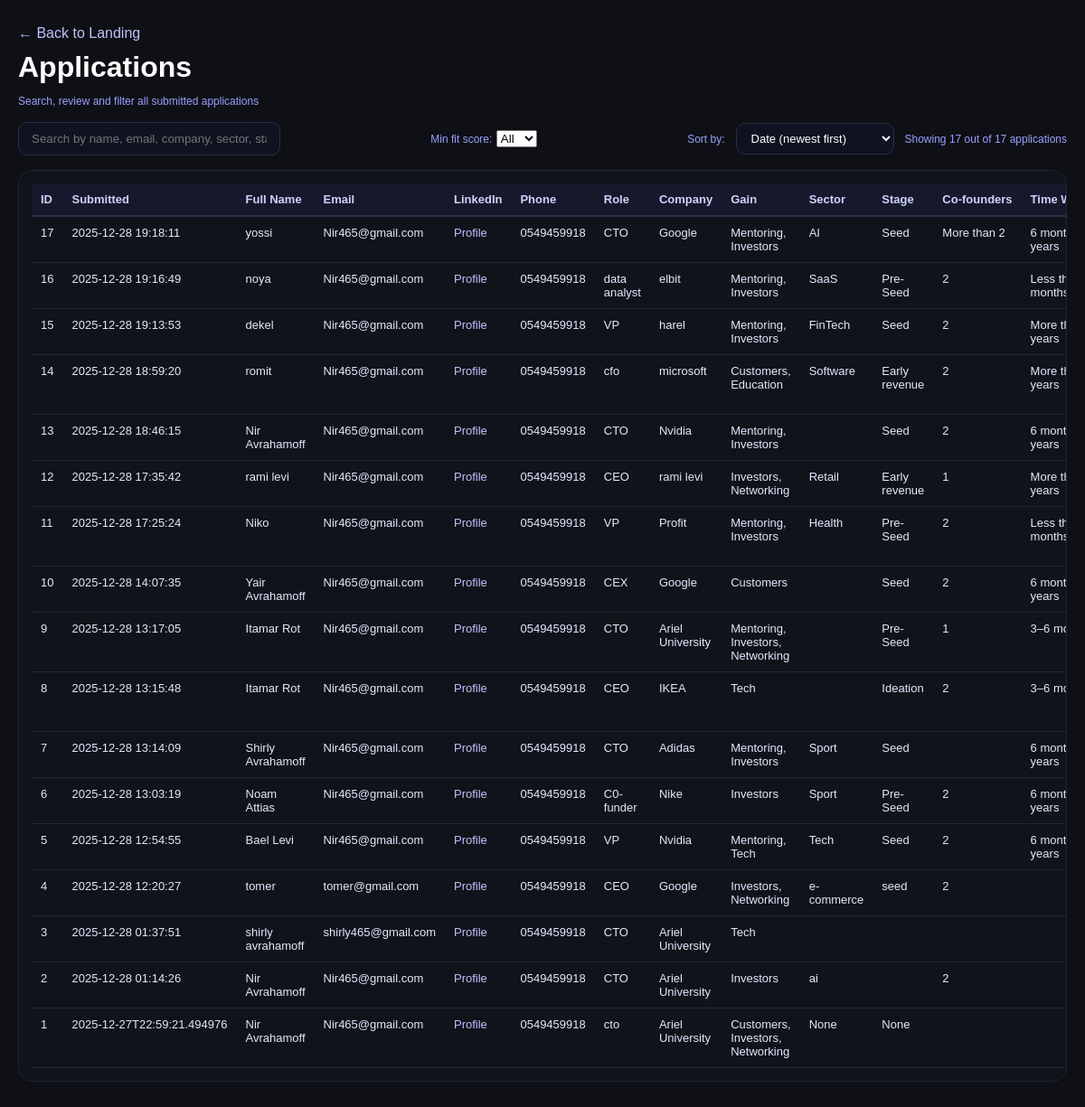
The page /admin on the database its author committed.
### tables this page shows
CREATE TABLE applications (
            id INTEGER PRIMARY KEY AUTOINCREMENT,
            submitted_at TEXT,

            full_name TEXT,
            email TEXT,
            linkedin TEXT,
            phone TEXT,

            role_in_company TEXT,
            company_name TEXT,

            gain_from_program TEXT,
            primary_sector TEXT,
            startup_stage TEXT,

            cofounders_count INTEGER,
            time_working_on_startup TEXT,
            cofounders_details TEXT,

            company_founded_date TEXT,
            startup_description TEXT,
            team_unique TEXT,
            current_customers TEXT,
            goals_next_6_months TEXT,

            raised_funding TEXT,
            funding_from_whom TEXT,
            revenue_past_year TEXT,

            website_link TEXT,
            participated_accelerator TEXT,
            heard_about_us TEXT,
            additional_info TEXT
        );

### app.py (the view)
@app.route("/admin")
def admin():
    sort_by = request.args.get("sort", "date")
    min_score = request.args.get("min_score")
    conn = get_db_connection()
    raw_rows = conn.execute("SELECT * FROM applications").fetchall()
    conn.close()
    rows = []
    for r in raw_rows:
        row_dict = dict(r)
        row_dict["fit_score"] = calculate_fit_score(row_dict)
        rows.append(row_dict)
    if min_score and min_score.isdigit():
        min_score = int(min_score)
        rows = [r for r in rows if r["fit_score"] >= min_score]
    if sort_by == "fit":
        rows.sort(key=lambda x: x["fit_score"], reverse=True)
    else:
        rows.sort(key=lambda x: x["submitted_at"], reverse=True)
    return render_template(
        "admin.html",
        rows=rows,
        total_count=len(raw_rows),
        filtered_count=len(rows),
        min_score=min_score
    )

### app.py (called while the page is built)
def get_db_connection():
    conn = sqlite3.connect(DB_PATH)
    conn.row_factory = sqlite3.Row
    return conn

def calculate_fit_score(data):
    score = 0
    stage = data.get("startup_stage")
    if stage in ["Pre-Seed", "Seed"]:
        score += 2
    elif stage == "Early revenue":
        score += 1
    founders_raw = data.get("cofounders_count", "0")
    try:
        founders = int(founders_raw)
    except (ValueError, TypeError):
        founders = 0
    if founders >= 2:
        score += 2
    elif founders == 1:
        score += 1
    time_active = data.get("time_working_on_startup")
    if time_active == "lt_3":
        score += 0
    elif time_active == "3_6":
        score += 2
    elif time_active == "6_24":
        score += 4
    elif time_active == "gt_24":
        score += 2
    if data.get("current_customers"):
        score += 1
    if data.get("raised_funding") == "Yes":
        score += 1
    return score

### templates/admin.html (shortened to what this page needs)
<!doctype html>
<html lang="en">
<head>
</head>
<body>
<div class="wrap">
  <a href="{{ url_for('landing') }}">← Back to Landing</a>
  <h1>Applications</h1>
  <p class="small">Search, review and filter all submitted applications</p>
      <div class="toolbar">
        <div class="search-box">
          <input
            type="text"
            id="searchInput"
            placeholder="Search by name, email, company, sector, stage..."
            onkeyup="filterTable()"
          />
        </div>
        <form method="get">
          <label class="small">Min fit score:</label>
          <select name="min_score" onchange="this.form.submit()">
            <option value="">All</option>
          </select>
        </form>
        <div style="display:flex; gap:12px; align-items:center;">
          <div class="small">Sort by:</div>
          <select onchange="location = this.value" style="padding:8px 12px; border-radius:10px; background:#0f1220; color:white; border:1px solid #2a2f4a; font-size:13px;">
            <option value="/admin?sort=date{% if min_score %}&min_score={{ min_score }}{% endif %}"
              {% if sort_by == 'date' %}selected{% endif %}>
              Date (newest first)
            </option>
          </select>
          <div class="small">
            Showing {{ filtered_count }} out of {{ total_count }} applications
          </div>
        </div>
</div>
  <div class="card">
    <table id="applicationsTable">
   <thead>
    <tr>
      <th>ID</th>
      <th>Submitted</th>
      <th>Full Name</th>
      <th>Email</th>
      <th>LinkedIn</th>
      <th>Phone</th>
      <th>Role</th>
      <th>Company</th>
      <th>Gain</th>
      <th>Sector</th>
      <th>Stage</th>
      <th>Co-founders</th>
      <th>Time Working</th>
    </tr>
  </thead>
      <tbody>
        <tbody>
          {% for r in rows %}
          <tr>
            <td class="nowrap">{{ r.id }}</td>
            <td class="nowrap">{{ r.submitted_at }}</td>
            <td>{{ r.full_name }}</td>
            <td>{{ r.email }}</td>
            <td>
              {% if r.linkedin %}
                <a href="{{ r.linkedin }}" target="_blank">Profile</a>
              {% endif %}
            </td>
            <td class="nowrap">{{ r.phone }}</td>
            <td>{{ r.role_in_company }}</td>
            <td>{{ r.company_name }}</td>
            <td>{{ r.gain_from_program }}</td>
            <td>{{ r.primary_sector }}</td>
            <td>{{ r.startup_stage }}</td>
            <td class="nowrap">
              {% if r.cofounders_count == 1 %}
                1
              {% elif r.cofounders_count == 2 %}
                2
              {% elif r.cofounders_count == 3 %}
                More than 2
              {% endif %}
            </td>
            <td>
              {% if r.time_working_on_startup == "lt_3" %}
                Less than 3 months
              {% elif r.time_working_on_startup == "3_6" %}
                3–6 months
              {% elif r.time_working_on_startup == "6_24" %}
                6 months – 2 years
              {% elif r.time_working_on_startup == "gt_24" %}
                More than 2 years
              {% endif %}
            </td>
          </tr>
          {% endfor %}
          </tbody>
    </table>
  </div>
</div>
</body>
</html>

### templates/admin.html (style rules this page uses)
body { font-family: Arial, sans-serif; margin: 0; background: #0e1015; color: #fff; }
.wrap { max-width: 1600px; margin: 0 auto; padding: 28px 20px; }
a { color: #bfc4ff; text-decoration: none; }
h1 { margin: 10px 0 6px; }
.toolbar { display: flex; justify-content: space-between; align-items: center; margin: 16px 0; gap: 16px; flex-wrap: wrap; }
.search-box input { padding: 10px 14px; border-radius: 10px; border: 1px solid #2a2f4a; background: #0f1220; color: #fff; min-width: 260px; }
.card { background: #11131a; border: 1px solid #22263a; border-radius: 16px; padding: 14px; overflow-x: auto; }
table { width: 100%; border-collapse: collapse; min-width: 1500px; }
thead th { position: sticky; top: 0; background: #15192b; z-index: 2; font-size: 13px; color: #cfd3ff; text-align: left; padding: 10px; border-bottom: 2px solid #2a2f4a; white-space: nowrap; }
tbody td { padding: 10px; font-size: 13px; vertical-align: top; border-bottom: 1px solid #22263a; color: #e5e7ff; }
.small { font-size: 12px; color: #9aa0ff; }
.nowrap { white-space: nowrap; }

### rows shown on the page
applications: id "17", submitted_at "2025-12-28 19:18:11", full_name "yossi", email "Nir465@gmail.com", phone "0549459918", role_in_company "CTO", company_name "Google", gain_from_program "Mentoring, Investors", primary_sector "AI", startup_stage "Seed", cofounders_count "More than 2", time_working_on_startup "6"
applications: id "16", submitted_at "2025-12-28 19:16:49", full_name "noya", email "Nir465@gmail.com", phone "0549459918", role_in_company "data analyst", company_name "elbit", gain_from_program "Mentoring, Investors", primary_sector "SaaS", startup_stage "Pre-Seed", cofounders_count "2", time_working_on_startup "Less…"
applications: id "15", submitted_at "2025-12-28 19:13:53", full_name "dekel", email "Nir465@gmail.com", phone "0549459918", role_in_company "VP", company_name "harel", gain_from_program "Mentoring, Investors", primary_sector "FinTech", startup_stage "Seed", cofounders_count "2", time_working_on_startup "More"
applications: id "14", submitted_at "2025-12-28 18:59:20", full_name "romit", email "Nir465@gmail.com", phone "0549459918", role_in_company "cfo", company_name "microsoft", gain_from_program "Customers, Education", primary_sector "Software", startup_stage "Early revenue", cofounders_count "2", time_working_on_startup "More"
applications: id "13", submitted_at "2025-12-28 18:46:15", full_name "Nir Avrahamoff", email "Nir465@gmail.com", phone "0549459918", role_in_company "CTO", company_name "Nvidia", gain_from_program "Mentoring, Investors", startup_stage "Seed", cofounders_count "2", time_working_on_startup "6"
applications: id "12", submitted_at "2025-12-28 17:35:42", full_name "rami levi", email "Nir465@gmail.com", phone "0549459918", role_in_company "CEO", company_name "rami levi", gain_from_program "Investors, Networking", primary_sector "Retail", startup_stage "Early revenue", cofounders_count "1", time_working_on_startup "More"
applications: id "11", submitted_at "2025-12-28 17:25:24", full_name "Niko", email "Nir465@gmail.com", phone "0549459918", role_in_company "VP", company_name "Profit", gain_from_program "Mentoring, Investors", primary_sector "Health", startup_stage "Pre-Seed", cofounders_count "2", time_working_on_startup "Less…"
applications: id "10", submitted_at "2025-12-28 14:07:35", full_name "Yair Avrahamoff", email "Nir465@gmail.com", phone "0549459918", role_in_company "CEX", company_name "Google", gain_from_program "Customers", startup_stage "Seed", cofounders_count "2", time_working_on_startup "6"
applications: id "9", submitted_at "2025-12-28 13:17:05", full_name "Itamar Rot", email "Nir465@gmail.com", phone "0549459918", role_in_company "CTO", company_name "Ariel University", gain_from_program "Mentoring, Investors, Networking", startup_stage "Pre-Seed", cofounders_count "1", time_working_on_startup "3–6…"
applications: id "8", submitted_at "2025-12-28 13:15:48", full_name "Itamar Rot", email "Nir465@gmail.com", phone "0549459918", role_in_company "CEO", company_name "IKEA", gain_from_program "Tech", startup_stage "Ideation", cofounders_count "2", time_working_on_startup "3–6…"
applications: id "7", submitted_at "2025-12-28 13:14:09", full_name "Shirly Avrahamoff", email "Nir465@gmail.com", phone "0549459918", role_in_company "CTO", company_name "Adidas", gain_from_program "Mentoring, Investors", primary_sector "Sport", startup_stage "Seed", time_working_on_startup "6"
applications: id "6", submitted_at "2025-12-28 13:03:19", full_name "Noam Attias", email "Nir465@gmail.com", phone "0549459918", role_in_company "C0-funder", company_name "Nike", gain_from_program "Investors", primary_sector "Sport", startup_stage "Pre-Seed", cofounders_count "2", time_working_on_startup "6"
applications: id "5", submitted_at "2025-12-28 12:54:55", full_name "Bael Levi", email "Nir465@gmail.com", phone "0549459918", role_in_company "VP", company_name "Nvidia", gain_from_program "Mentoring, Tech", primary_sector "Tech", startup_stage "Seed", cofounders_count "2", time_working_on_startup "6"
applications: id "4", submitted_at "2025-12-28 12:20:27", full_name "tomer", email "tomer@gmail.com", phone "0549459918", role_in_company "CEO", company_name "Google", gain_from_program "Investors, Networking", primary_sector "e-commerce", startup_stage "seed", cofounders_count "2"
applications: id "3", submitted_at "2025-12-28 01:37:51", full_name "shirly avrahamoff", email "shirly465@gmail.com", phone "0549459918", role_in_company "CTO", company_name "Ariel University", gain_from_program "Tech"
applications: id "2", submitted_at "2025-12-28 01:14:26", full_name "Nir Avrahamoff", email "Nir465@gmail.com", phone "0549459918", role_in_company "CTO", company_name "Ariel University", gain_from_program "Investors", primary_sector "ai", cofounders_count "2"
applications: id "1", submitted_at "2025-12-27T22:59:21.494976", full_name "Nir Avrahamoff", email "Nir465@gmail.com", phone "0549459918", role_in_company "cto", company_name "Ariel University", gain_from_program "Customers, Investors, Networking", primary_sector "None", startup_stage "None"

### other values the page prints
{{ filtered_count }} "17"
{{ total_count }} "17"
